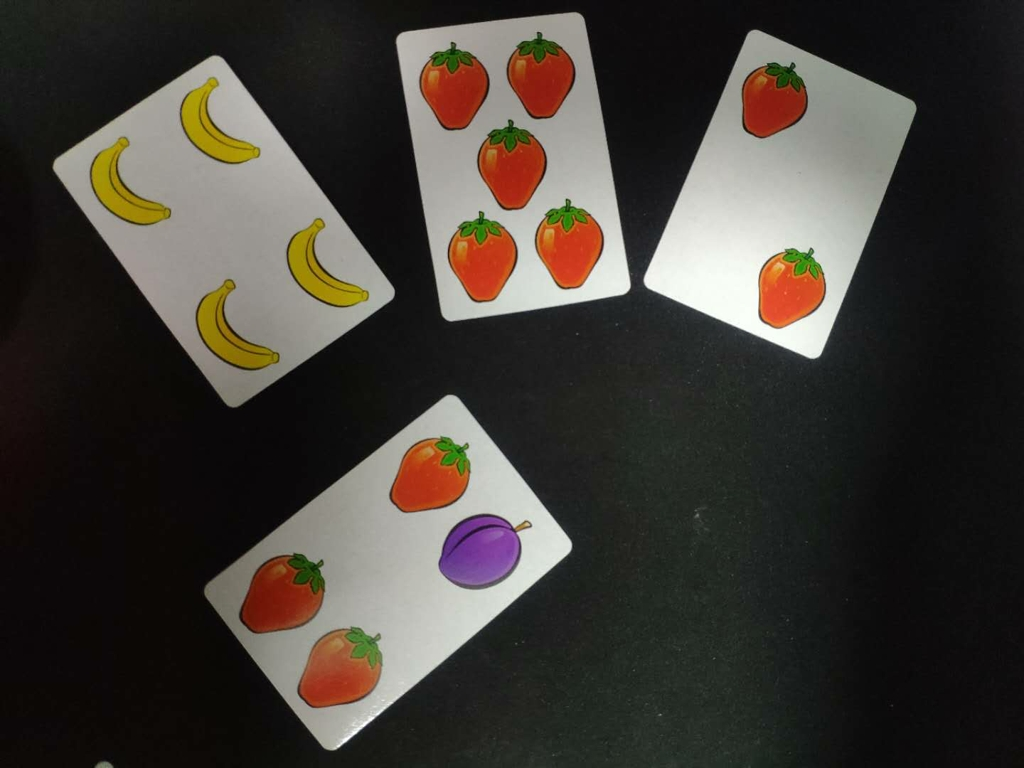
#> input picture src3.jpg, 1024 x 768 px
$ python Single_image_debugger.py   (older library calls are emulated)
#> lines starting #> are read from the running program, lines starting #| are printed output that depends on the picture; after the words box and inside, x2 and y2 are one past the last pixel; in counts of white or black regions, pixels touching at a corner belong together
#> further down, image is the input picture: shape (768, 1024, 3); mean B, G, R 54.2, 60.1, 65
### Cards.py
# Import necessary packages
import numpy as np
import cv2
import time


# Adaptive threshold levels
BKG_THRESH = 60
CARD_THRESH = 30

CARD_MAX_AREA = 120000
CARD_MIN_AREA = 25000

font = cv2.FONT_HERSHEY_SIMPLEX

### Structures to hold query card and train card information ###

class Query_card:

    def __init__(self):
        self.contour = [] # Contour of card
        self.width, self.height = 0, 0 # Width and height of card
        self.corner_pts = [] # Corner points of card
        self.center = [] # Center point of card
        self.warp = [] # 200x300, flattened, grayed, blurred image
        self.yellowCount = 0
        self.redCount = 0
        self.greenCount = 0
        self.purpleCount = 0

class Train_Fruits_Images:

    def __init__(self):
        self.img = []
        self.name = "Placeholder"

### Functions ###

def Load_Train_Fruits_Images(filepath):

    train_fruits_images = []
    i = 0

    for Fruit in ['yellow', 'red', 'green', 'purple']:
        train_fruits_images.append(Train_Fruits_Images())
        train_fruits_images[i].name = Fruit
        filename = Fruit + '.jpg'
        train_fruits_images[i].img = cv2.imread(filepath+filename, cv2.IMREAD_GRAYSCALE)
        i = i + 1

    return train_fruits_images

def preprocess_image(image):

    gray = cv2.cvtColor(image,cv2.COLOR_BGR2GRAY)
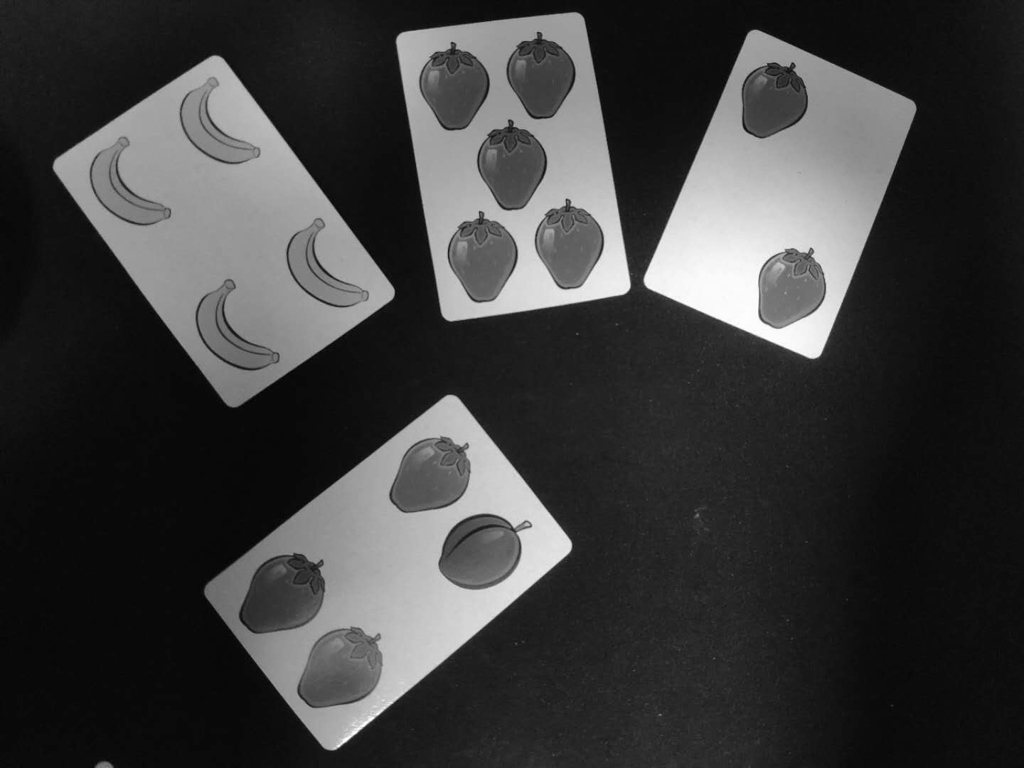
#> gray: shape (768, 1024); min 1, max 255, mean 60.9
    blur = cv2.GaussianBlur(gray,(5,5),0)
    img_w, img_h = np.shape(image)[:2]
#> img_w = 768; img_h = 1024
    bkg_level = gray[int(img_h/100)][int(img_w/2)]
#> bkg_level = 19
    thresh_level = bkg_level + BKG_THRESH
#> thresh_level = 79

    retval, thresh = cv2.threshold(blur,thresh_level,255,cv2.THRESH_BINARY)
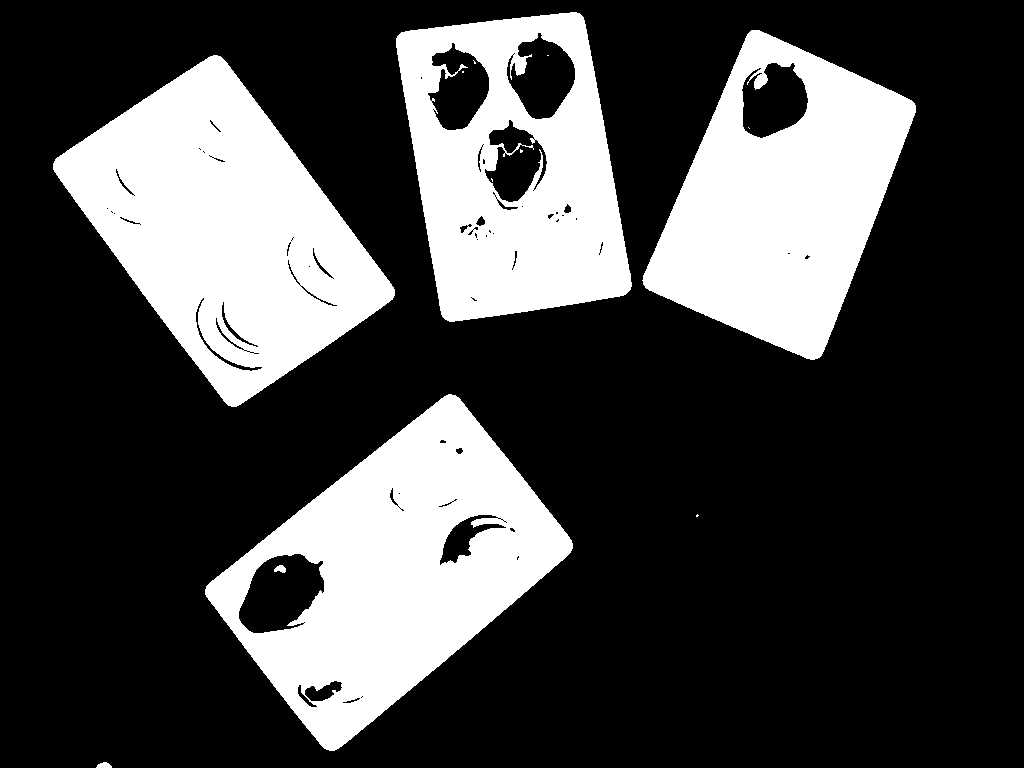
#> thresh: shape (768, 1024); 27.8% white; 13 white regions (7 under 20 px)
#> retval = 79

    return thresh


def find_cards(thresh_image):

    dummy,cnts,hier = cv2.findContours(thresh_image,cv2.RETR_TREE,cv2.CHAIN_APPROX_SIMPLE)
#> cnts = 117 contours, 79 with area under 20; largest, box (x1, y1, x2, y2) and area: (205, 394, 573, 751) 66514, (53, 55, 395, 407) 62348, (396, 12, 632, 322) 55638, (642, 30, 916, 360) 53167, (238, 553, 325, 634) 4807
    index_sort = sorted(range(len(cnts)), key=lambda i : cv2.contourArea(cnts[i]),reverse=True)
#> index_sort = 117 values, max 116 at index 116, min 0 at index 24, mean 58

    if len(cnts) == 0:
        return [], []

    cnts_count = 0
    cnts_sort = []
    hier_sort = []
    cnt_is_card = np.zeros(len(cnts),dtype=int)
#> cnt_is_card = 117 values from 0 to 0

    for i in index_sort:
        cnts_sort.append(cnts[i])
        hier_sort.append(hier[0][i])
#> this loop made 117 passes
#> i on passes 1 to 12: 2, 30, 70, 65, 10, 115, 68, 112, 105, 18, 7, 37
#> after the loop, cnts_sort has the same summary as cnts

    for i in range(len(cnts_sort)):
        size = cv2.contourArea(cnts_sort[i])
        peri = cv2.arcLength(cnts_sort[i],True)
        approx = cv2.approxPolyDP(cnts_sort[i],0.01*peri,True)
        # (size < CARD_MAX_AREA) and (size > CARD_MIN_AREA) and
        if ((hier_sort[i][3] == -1) and (len(approx) == 4)):
            cnt_is_card[i] = 1
            cnts_count = cnts_count + 1
#> this loop made 117 passes
#> (size, peri, approx) on passes 1 to 4: (66514.5, 1076.4, [[455, 395], [206, 586], [326, 749], [572, 548]]), (62348, 1052.4, [[213, 55], [53, 169], [236, 406], [394, 289]]), (55638, 993.1, [[579, 13], [396, 38], [449, 321], [630, 289]]), (53167, 995.5, [[751, 30], [642, 280], [814, 359], [915, 105]])
#> (size, peri) on passes 5 to 10: (4807, 327.2), (3820, 363.4), (3697.5, 344.4), (3477, 376.3), (3107.5, 482.2), (1268, 269.1)
#> after the loop, cnt_is_card = 117 values, max 1 at index 0, min 0 at index 4, mean 0.0342; cnts_count = 4

    return cnts_sort, cnt_is_card, cnts_count


def preprocess_card(contour, image): #just return a single card image

    # Initialize new Query_card object
    qCard = Query_card()

    qCard.contour = contour

    # Find perimeter of card and use it to approximate corner points
    peri = cv2.arcLength(contour,True)
    approx = cv2.approxPolyDP(contour,0.01*peri,True)
    pts = np.float32(approx)
    qCard.corner_pts = pts

    # 找出卡片包围矩形
    x,y,w,h = cv2.boundingRect(contour)
    qCard.width, qCard.height = w, h

    # 找出中点坐标
    average = np.sum(pts, axis=0)/len(pts)
    cent_x = int(average[0][0])
    cent_y = int(average[0][1])
    qCard.center = [cent_x, cent_y]

    # 使用透视变换将卡的图像提取成200x300
    qCard.warp = flattener(image, pts, w, h)
    return qCard


def find_fruits_in_each_card(qCard, train_fruits_images):  # 0~3 ['yellow', 'red', 'green', 'purple']
    img = qCard.warp

    for i in range(0,4):
        h,w = train_fruits_images[i].img.shape[:2]
        res = cv2.matchTemplate(img, train_fruits_images[i].img, cv2.TM_CCOEFF_NORMED)
        locs = np.where(res >= 0.6)  # 准确度
        f = set()
        for pt in zip(*locs[::-1]):
            right_bottom = (pt[0] + w, pt[1] + h)
            cv2.rectangle(img, pt, right_bottom, (0, 0, 255), 2)
            sensitivity = 100
            f.add((round(pt[0]/sensitivity), round(pt[1]/sensitivity)))
        if i == 0:
            yellowCount = len(f)
        elif i == 1:
            redCount = len(f)
        elif i == 2:
            greenCount = len(f)
        elif i == 3:
            purpleCount = len(f)
            # 数水果
    cv2.namedWindow("Debugger", cv2.WINDOW_NORMAL)
    cv2.imshow("Debugger", img)
    return yellowCount, redCount, greenCount, purpleCount

# for debug
#        for loc in zip(*locs[::-1]):
#            cv2.rectangle(img, loc, (loc[0] + w, loc[1] + h), (0, 0, 255), 3)

# [27 lines left out: function draw_results, not called in this run]

def flattener(image, pts, w, h):
    temp_rect = np.zeros((4,2), dtype = "float32")

    s = np.sum(pts, axis = 2)

    tl = pts[np.argmin(s)]
    br = pts[np.argmax(s)]

    diff = np.diff(pts, axis = -1)
    tr = pts[np.argmin(diff)]
    bl = pts[np.argmax(diff)]

    # Need to create an array listing points in order of
    # [top left, top right, bottom right, bottom left]
    # before doing the perspective transform

    if w <= 0.8*h: # If card is vertically oriented
        temp_rect[0] = tl
        temp_rect[1] = tr
        temp_rect[2] = br
        temp_rect[3] = bl

    if w >= 1.2*h: # If card is horizontally oriented
        temp_rect[0] = bl
        temp_rect[1] = tl
        temp_rect[2] = tr
        temp_rect[3] = br

    # If the card is 'diamond' oriented, a different algorithm
    # has to be used to identify which point is top left, top right
    # bottom left, and bottom right.

    if w > 0.8*h and w < 1.2*h: #If card is diamond oriented
        # If furthest left point is higher than furthest right point,
        # card is tilted to the left.
        if pts[1][0][1] <= pts[3][0][1]:
            # If card is titled to the left, approxPolyDP returns points
            # in this order: top right, top left, bottom left, bottom right
            temp_rect[0] = pts[1][0] # Top left
            temp_rect[1] = pts[0][0] # Top right
            temp_rect[2] = pts[3][0] # Bottom right
            temp_rect[3] = pts[2][0] # Bottom left

        # If furthest left point is lower than furthest right point,
        # card is tilted to the right
        if pts[1][0][1] > pts[3][0][1]:
            # If card is titled to the right, approxPolyDP returns points
            # in this order: top left, bottom left, bottom right, top right
            temp_rect[0] = pts[0][0] # Top left
            temp_rect[1] = pts[3][0] # Top right
            temp_rect[2] = pts[2][0] # Bottom right
            temp_rect[3] = pts[1][0] # Bottom left


    maxWidth = 200
    maxHeight = 300

    # Create destination array, calculate perspective transform matrix,
    # and warp card image
    dst = np.array([[0,0],[maxWidth-1,0],[maxWidth-1,maxHeight-1],[0, maxHeight-1]], np.float32)
    M = cv2.getPerspectiveTransform(temp_rect,dst)
    warp = cv2.warpPerspective(image, M, (maxWidth, maxHeight))
    warp = cv2.cvtColor(warp,cv2.COLOR_BGR2GRAY)


    return warp

### Single_image_debugger.py
import cv2
import time
import os
import Cards

start = time.clock()

image = cv2.imread('src3.jpg')
pre_proc = Cards.preprocess_image(image)
cnts_sort, cnt_is_card, cnts_count = Cards.find_cards(pre_proc)
#> cnts_sort has the same summary as cnts in find_cards; cnts_count = 4
path = os.path.dirname(os.path.abspath(__file__))
train_imgs = Cards.Load_Train_Fruits_Images(path + '/Fruits_Img/')
#> in Load_Train_Fruits_Images, `i = i + 1`: i = 1
#> train_imgs = 4 items

font = cv2.FONT_HERSHEY_SIMPLEX

if len(cnts_sort) != 0:
    cards = []
    k = 0
    yellowCount = 0
    redCount = 0
    greenCount = 0
    purpleCount = 0
    for i in range(len(cnts_sort)):
        if (cnt_is_card[i] == 1):
            cards.append(Cards.preprocess_card(cnts_sort[i], image))  # 加入已经扶正的卡片图像
            cards[k].yellowCount, cards[k].redCount, cards[k].greenCount, cards[k].purpleCount = \
#> (the run stopped early here; a loop or call above may not have finished)
